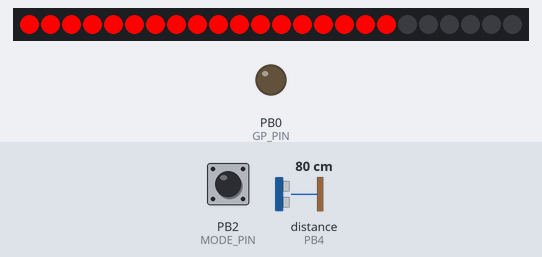
Bench run of a sketch on a simulated ATtiny85, built with avr-gcc and run on an emulated ATtiny85. Parts: 24 RGB LEDs in strip order, left to right, output pins drawn as LEDs (lit = HIGH). Wiring (inferred from the names in the program): ultrasonic range finder: trigger PB3; echo PB4. The test bench sets the inputs (shaded band); at power-on: distance to the obstacle (sensor on PB4) 80 cm, PB2 (MODE_PIN) HIGH. The echo pulse lasts 58.3 µs per cm; pins used as bus, display or sensor lines are not drawn.

Above: at 1.02 s.
1.5 s: distance to the obstacle (sensor on PB4) set to 21 cm
4.9 s: distance to the obstacle (sensor on PB4) set to 16 cm
At 5.69 s:
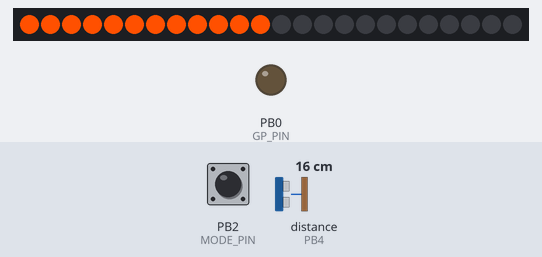
8.3 s: distance to the obstacle (sensor on PB4) set to 35 cm
At 9.17 s:
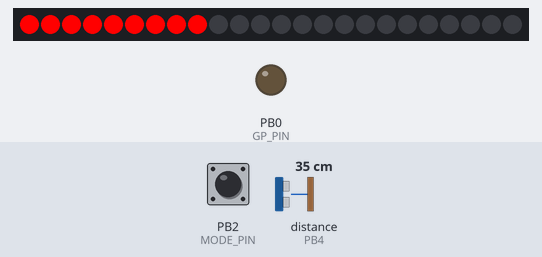
10.5 s: distance to the obstacle (sensor on PB4) set to 2 cm
At 14.04 s:
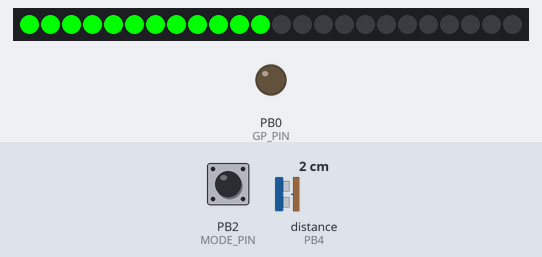
17.3 s: distance to the obstacle (sensor on PB4) set to 60 cm
At 20.19 s:
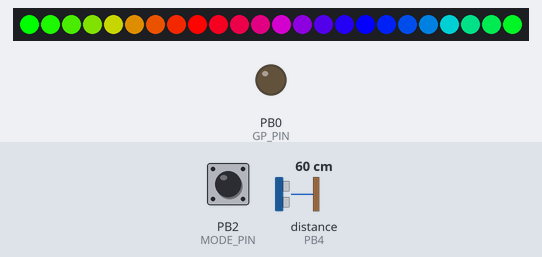
20.7 s: distance to the obstacle (sensor on PB4) set to 4 cm
At 26.77 s:
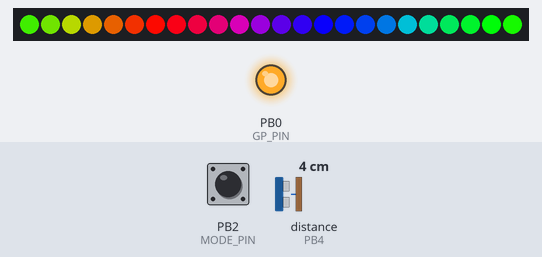
Timing chart, 0 to 28.3 s (numbered marks = the images above; inputs shaded):
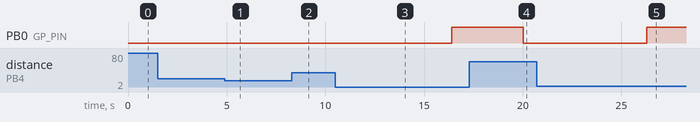

Measured:
- after the input at 8.3 s, the LEDs: first differ from a run without the input after 0.73 s (image 2)
- after the input at 10.5 s, PB0 (GP_PIN): LOW → HIGH after 5.9 s
- after the input at 17.3 s, PB0 (GP_PIN): HIGH → LOW after 2.7 s
- after the input at 20.7 s, PB0 (GP_PIN): LOW → HIGH after 5.6 s
- what the display in image 4 shows lasts 0.5 s, from 19.9 s to 20.4 s

The sketch:

Platform.ino
```cpp
// Nottinghack Barbot Platform
// Ultrasonic glass detection and Neopixel illumination
// ATtiny85 (Needs 8 MHz clock for Neopixel library)
// V0.3 - Added diagnostics mode and over-ride, updated glass detetection range to better suit cocktail glass

// NeoPixel ring
#include <Adafruit_NeoPixel.h>
#define NEO_PIN 1

// Ultrasonic distance sensor
#define TRIG_PIN  3
#define ECHO_PIN  4

// Glass distance range in cm
#define MIN_GLASS_CM 1
#define MAX_GLASS_CM 18

// Glass present output
#define GP_PIN 0

// Mode input - if low at power on then enters diagnostic mode, if low during normal operation then over-rides the ultrasonic sensor
#define MODE_PIN 2

typedef enum {RED,AMBER,GREEN,READY} glassState_t;
glassState_t glassState=RED;

typedef enum {NORMAL,DIAGNOSTIC} mode_t;
mode_t mode=NORMAL;

long timeOut;
#define TIMEOUT 2500

Adafruit_NeoPixel strip = Adafruit_NeoPixel(24,NEO_PIN,NEO_GRB+NEO_KHZ800);

void setup()
{
  pinMode(TRIG_PIN,OUTPUT);
  pinMode(ECHO_PIN,INPUT);
  pinMode(GP_PIN,OUTPUT);
  pinMode(MODE_PIN,INPUT_PULLUP);

  digitalWrite(GP_PIN,LOW);

  strip.begin();
  strip.show();

  if(digitalRead(MODE_PIN)==LOW)
    mode=DIAGNOSTIC;
}

void loop()
{
  int d=readDistance();
  boolean glassPresent=(d>=MIN_GLASS_CM && d<=MAX_GLASS_CM);

  if(mode==DIAGNOSTIC)
    showDistance(d);
  else
  {
    if(digitalRead(MODE_PIN)==LOW)
      glassPresent=1;

    switch(glassState)
    {
      case RED:
        if(glassPresent)
        {
          glassState=AMBER;
          timeOut=millis()+TIMEOUT;
        }
        else
        {
          colorWipe(strip.Color(255,0,0),10); // red
          colorWipe(strip.Color(0,0,0),10);   // blank
        }
        break;

      case AMBER:
        if(glassPresent)
        {
          if(millis()>timeOut)
          {
            glassState=GREEN;
            timeOut=millis()+TIMEOUT;
          }
          else
          {
            colorWipe(strip.Color(255,80,0),10); // amber
            colorWipe(strip.Color(0,0,0),10);    // blank
          }
        }
        else
        {
          digitalWrite(GP_PIN,LOW);
          glassState=RED;
        }
        break;

      case GREEN:
        if(glassPresent)
        {
          if(millis()>timeOut)
          {
            glassState=READY;
            digitalWrite(GP_PIN,HIGH);
          }
          else
          {
            colorWipe(strip.Color(0,255,0),10); // green
            colorWipe(strip.Color(0,0,0),10);   // blank
          }
        }
        else
        {
          digitalWrite(GP_PIN,LOW);
          glassState=RED;
        }
        break;

      case READY:
        if(glassPresent)
        {
          rainbowCycle(10);
        }
        else
        {
          digitalWrite(GP_PIN,LOW);
          glassState=RED;
        }
        break;

      default:
        digitalWrite(GP_PIN,LOW);
        glassState=RED;
    }
  }

  delay(100);
}

void showDistance(int d)
{
  for(int i=0;i<strip.numPixels();i++)
  {
    if(i==d) strip.setPixelColor(i,strip.Color(0,0,255));
    else strip.setPixelColor(i,strip.Color(0,0,0));
  }

  strip.show();
}

void colorWipe(uint32_t c, uint8_t wait)
{
  for(uint16_t i=0; i<strip.numPixels(); i++)
  {
    strip.setPixelColor(i, c);
    strip.show();
    delay(wait);
  }
}

void rainbowCycle(uint8_t wait)
{
  uint16_t i, j;

  for(j=0; j<256; j++)
  {
    for(i=0; i< strip.numPixels(); i++)
    {
      strip.setPixelColor(i, Wheel(((i * 256 / strip.numPixels()) + j) & 255));
    }
    strip.show();
    delay(wait);
  }
}

uint32_t Wheel(byte WheelPos)
{
  if(WheelPos < 85)
  {
    return strip.Color(WheelPos * 3, 255 - WheelPos * 3, 0);
  }
  else if(WheelPos < 170)
  {
    WheelPos -= 85;
    return strip.Color(255 - WheelPos * 3, 0, WheelPos * 3);
  }
  else
  {
    WheelPos -= 170;
    return strip.Color(0, WheelPos * 3, 255 - WheelPos * 3);
  }
}

int readDistance()
{
  long d;

  digitalWrite(TRIG_PIN,LOW);
  delayMicroseconds(2);

  digitalWrite(TRIG_PIN,HIGH);
  delayMicroseconds(10);

  digitalWrite(TRIG_PIN,LOW);

  //Calculate the distance (in cm) based on the speed of sound.
  d=pulseIn(ECHO_PIN,HIGH,10000)/58.2;

  return d;
}
```
